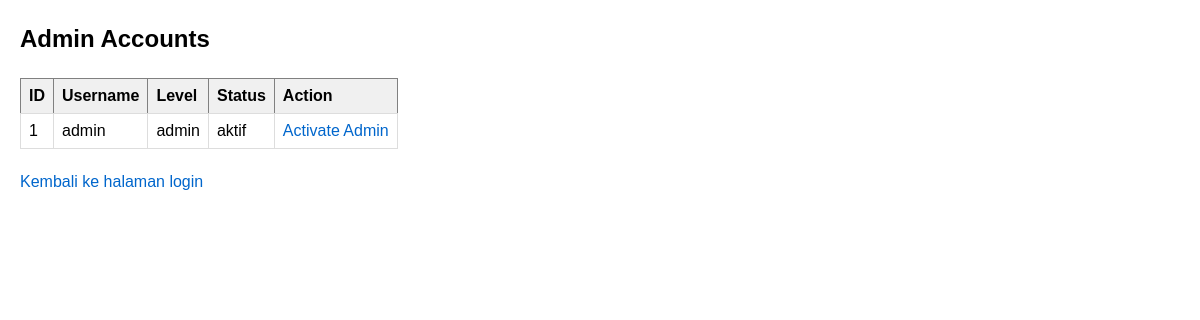
Screenshot of /check_admin_status.php with the database file from the repository.
### tables this page shows
CREATE TABLE `users` (
  `id` int(11) NOT NULL AUTO_INCREMENT,
  `username` varchar(50) NOT NULL,
  `password` varchar(255) NOT NULL,
  `nama_lengkap` varchar(100) NOT NULL,
  `email` varchar(100) DEFAULT NULL,
  `no_telp` varchar(20) DEFAULT NULL,
  `alamat` text DEFAULT NULL,
  `level` enum('admin','petugas','warga') NOT NULL DEFAULT 'warga',
  `foto` varchar(255) DEFAULT 'default.png',
  `status` enum('aktif','nonaktif') NOT NULL DEFAULT 'aktif',
  `terakhir_login` datetime DEFAULT NULL,
  `dibuat_pada` timestamp NOT NULL DEFAULT current_timestamp(),
  `diperbarui_pada` timestamp NOT NULL DEFAULT current_timestamp() ON UPDATE current_timestamp(),
  PRIMARY KEY (`id`),
  UNIQUE KEY `username` (`username`)
);

### check_admin_status.php (the view, shortened to what this page needs)
<?php
function checkAndFixAdminStatus() {
    $database = new Database();
    $db = $database->getConnection();
    try {
        $query = "SELECT id, username, level, status FROM users WHERE level = 'admin'";
        $stmt = $db->query($query);
        $admins = $stmt->fetchAll(PDO::FETCH_ASSOC);
        echo "<h2>Admin Accounts</h2>";
        echo "<table border='1' cellpadding='5'>";
        echo "<tr><th>ID</th><th>Username</th><th>Level</th><th>Status</th><th>Action</th></tr>";
        foreach ($admins as $admin) {
            echo "<tr>";
            echo "<td>" . $admin['id'] . "</td>";
            echo "<td>" . htmlspecialchars($admin['username']) . "</td>";
            echo "<td>" . htmlspecialchars($admin['level']) . "</td>";
            echo "<td>" . ($admin['status'] ?? 'not set') . "</td>";
            if (empty($admin['status']) || $admin['status'] !== 'active') {
                echo "<td><a href='?activate=" . $admin['id'] . "'>Activate Admin</a></td>";
            } else {
                echo "<td>Active</td>";
            }
            echo "</tr>";
        }
        echo "</table>";
    } catch (PDOException $e) {
        echo "<div style='color:red; margin:10px 0;'>Error: " . $e->getMessage() . "</div>";
    }
}
checkAndFixAdminStatus();
?>
<p><a href="login.php">Kembali ke halaman login</a></p>

### check_admin_status.php (style rules this page uses)
a { color: #0066cc; text-decoration: none; }
table { border-collapse: collapse; margin: 20px 0; }
th { background: #f0f0f0; padding: 8px; text-align: left; }
td { padding: 8px; border: 1px solid #ddd; }

### rows the page displays
users: id "1", username "admin", level "admin", status "aktif"
